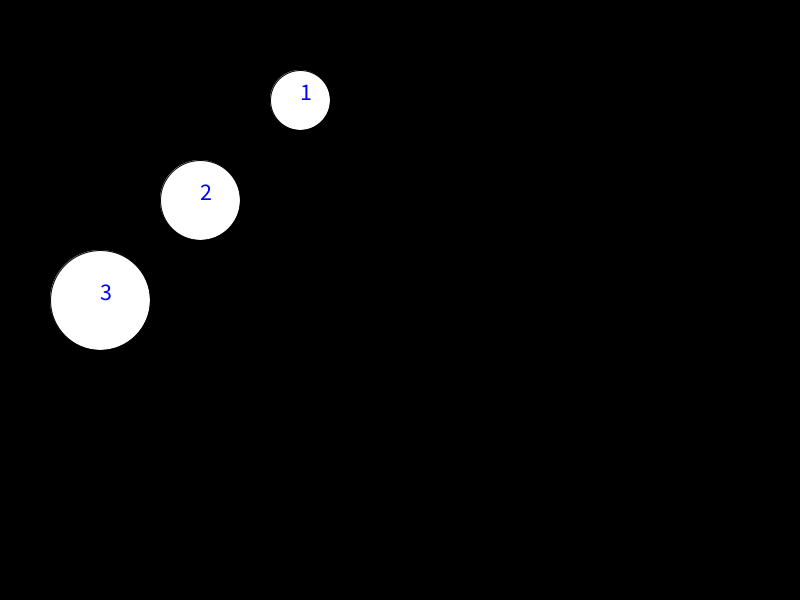
Frame 1 (no input)
Frame 60 (the mouse pressed at the canvas centre just before this capture): identical to frame 1, image omitted
Frame 120 (the mouse held since frame 60 and released just before this capture): identical to frame 1, image omitted

The Processing sketch that drew this single still picture (run headless with seeded random() and noise(); from frame 60 on, the mouse is pressed at the canvas centre):

// Processing sketch: tut08_04
// ── tut08_04.pde
ArrayList<Circle> circles;

void setup()
{
  size(800, 600);
  circles = new ArrayList<Circle>();
  circles.add(new Circle(100, 300, 50));
  circles.add(new Circle(200, 200, 40));
  circles.add(new Circle(300, 100, 30));

  // sort circles by their x coordinate value
  //java.util.Collections.sort(circles, new XComparator());
  
  // sort circles by y coordinate value
  java.util.Collections.sort(circles, new YComparator());
  
}

void draw()
{
  background(0);
  int num=1;
  for (Circle c : circles)
    c.display(num++);
}

// ── Circle.pde
public class Circle extends Shape implements Comparable<Circle>
{
  private int radius;

  public Circle(int x, int y, int radius) 
  {
    super(x, y);
    this.radius = radius;
  }

  public void display(int num)
  {
    fill(255);
    ellipse(getX(), getY(), radius*2, radius*2);
    fill(0, 0, 255);
    textSize(24);
    text(num, getX(), getY());    
  }
 
  @Override  
  public String toString()
  {
    return "Circle[x="+getX()+",y="+getY()+",radius="+radius+"]";
  }
  
  public int compareTo(Circle obj)
  {
    if(this.radius < obj.radius)
      return -1;                // negative integer
    if(this.radius > obj.radius)
      return 1;                 // positive integer
    return 0;
  }
}

// ── Shape.pde
public class Shape 
{
  private int x;
  private int y;

  public Shape (int x, int y) 
  {
    this.x=x;
    this.y=y;
  }

  public int getX()
  {
    return x;
  }
  
  public int getY()
  {
    return y;
  }  

}
// ── XComparator.pde
public class XComparator implements java.util.Comparator<Shape>
{
  public int compare(Shape ob1, Shape ob2)
  {
    return ob1.getX() - ob2.getX();
  }
}

// ── YComparator.pde
public class YComparator implements java.util.Comparator<Shape>
{
  public int compare(Shape ob1, Shape ob2)
  {
    return ob1.getY() - ob2.getY();
  }
}
